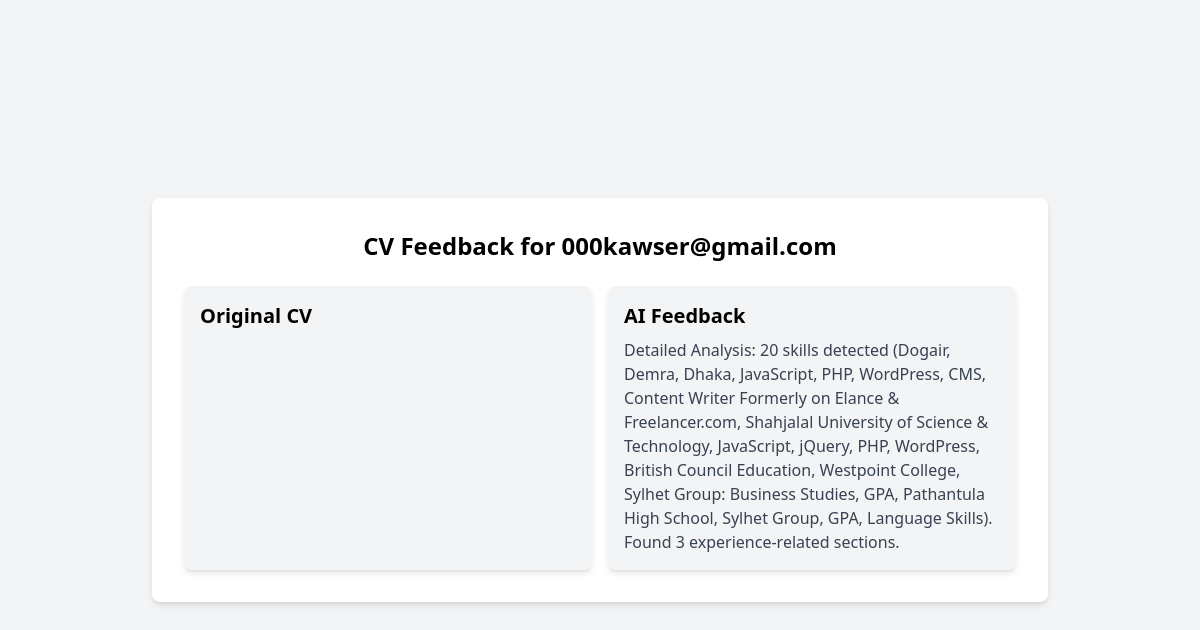
Page /screen_cv (signed in) on the committed database.
### models.py (models this page shows)
class User(db.Model):
    id = db.Column(db.Integer, primary_key=True)
    email = db.Column(db.String(120), unique=True, nullable=False)
    password = db.Column(db.String(128), nullable=False)  # Store secure hashes!
    subscription = db.Column(db.String(10), default='basic')  # "basic" or "premium"
    registration_date = db.Column(db.DateTime, default=datetime.utcnow)
    cv = db.relationship('CV', backref='user', uselist=False)
    exams = db.relationship('Exam', backref='user', lazy=True)

class CV(db.Model):
    id = db.Column(db.Integer, primary_key=True)
    content = db.Column(db.Text, nullable=False)
    feedback = db.Column(db.Text)
    upload_date = db.Column(db.DateTime, default=datetime.utcnow)
    user_id = db.Column(db.Integer, db.ForeignKey('user.id'), nullable=False)

### app.py (the view)
@app.route('/screen_cv')
def screen_cv_route():
    user_id = session.get('user_id')
    if not user_id:
        flash("Unauthorized.")
        return redirect(url_for('login'))
    user = db.session.get(User, user_id)
    if not user.cv:
        flash("Please upload your CV first.")
        return redirect(url_for('upload_cv'))
    return render_template('cv_feedback.html', feedback=user.cv.feedback, user=user)

### templates/cv_feedback.html (shortened to what this page needs)
<!DOCTYPE html>
<html>
<head>
    <link href="https://cdn.jsdelivr.net/npm/tailwindcss@2.2.19/dist/tailwind.min.css" rel="stylesheet">
</head>
<body class="bg-gray-100 flex items-center justify-center h-screen">
    <div class="bg-white p-8 rounded-lg shadow-md w-full max-w-4xl">
        <h1 class="text-2xl font-bold mb-6 text-center">CV Feedback for {{ user.email }}</h1>
        <div class="flex space-x-4">
            <div class="w-1/2 bg-gray-100 p-4 rounded-lg shadow-md">
                <h2 class="text-xl font-bold mb-2">Original CV</h2>
            </div>
            <div class="w-1/2 bg-gray-100 p-4 rounded-lg shadow-md">
                <h2 class="text-xl font-bold mb-2">AI Feedback</h2>
                <p class="text-gray-700">{{ feedback }}</p>
            </div>
        </div>
    </div>
</body>
</html>

### rows in the picture
User: email "000kawser@gmail.com"
CV: feedback "Detailed Analysis: 20 skills detected (Dogair, Demra, Dhaka, JavaScript, PHP, WordPress, CMS, Content Writer Formerly on Elance & Freelancer.com, Shahjalal University of Science & Technology, JavaScript, jQuery, PHP, WordPress, British Council Education, Westpoint College, Sylhet Group: Business Studies, GPA, Pathantula High School, Sylhet Group, GPA, Language Skills). Found 3 experience-related sections."
